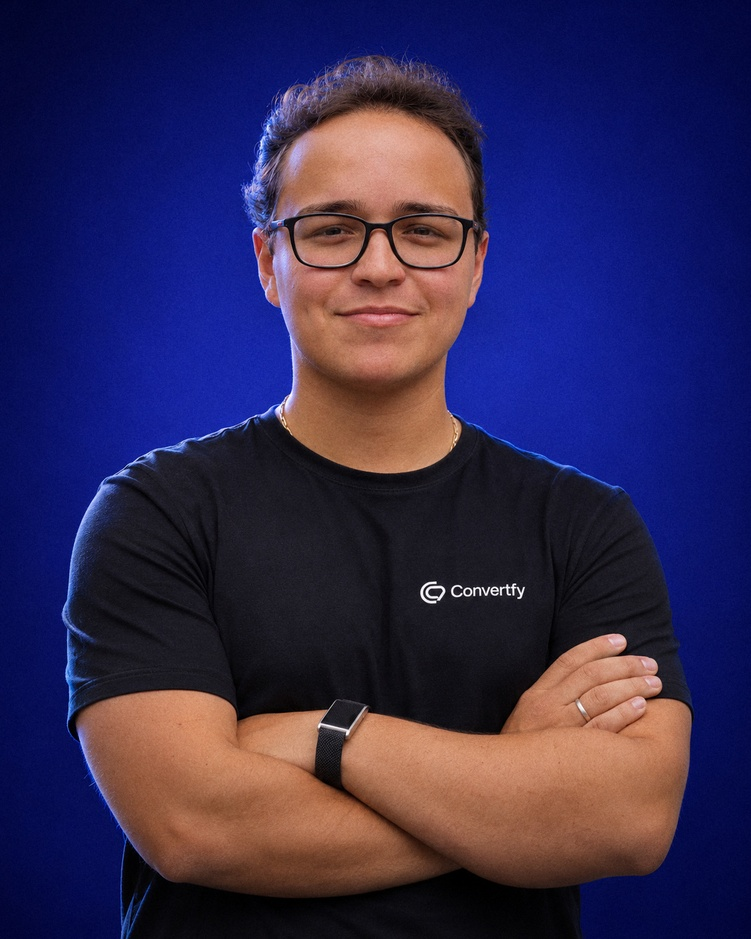
#> input picture marca/bruno-autoridade-foto.jpg, 751 x 939 px, shrunk from 1122 x 1402 before the run
$ python grain.py ../../../../marca/bruno-autoridade-foto.jpg ../../../../marca/bruno-autoridade.png 1.0 1.0
#> lines starting #> are read from the running program, lines starting #| are printed output that depends on the picture
#!/usr/bin/env python3
"""Granulado de filme sutil + leve vinheta. Pos-processamento, nao vai no prompt.

Uso: python3 grain.py entrada.png saida.jpg [amount] [vignette]
     amount   default 6.0  (abaixo de 4 quase nao aparece, acima de 10 fica sujo)
     vignette default 0.10 (0 desliga)
"""
import sys, pathlib
from PIL import Image, ImageFilter
import numpy as np


def grain(src, dst, amount=6.0, softness=0.5, vignette=0.10, seed=7):
#> called with dst = '../../../../marca/bruno-autoridade.png', amount = 1, softness = 0.5, vignette = 1, seed = 7
    im = Image.open(src).convert("RGB")
#> im is the input picture: PIL image 751x939 RGB; mean R, G, B 50.7, 41.7, 82.3
    a = np.asarray(im).astype(np.float32)
    h, w, _ = a.shape
#> h = 939; w = 751
    rng = np.random.default_rng(seed)

    # ruido monocromatico (grao de filme e majoritariamente luminancia)
    n = rng.normal(0.0, 1.0, (h, w)).astype(np.float32)
    if softness > 0:
        n = np.asarray(
            Image.fromarray(((n * 40) + 128).clip(0, 255).astype(np.uint8))
            .filter(ImageFilter.GaussianBlur(softness)),
            dtype=np.float32,
        )
        n = (n - 128) / 40.0

    # grao pesa mais nos meios-tons e some nas altas luzes, como filme de verdade
    lum = a.mean(axis=2) / 255.0
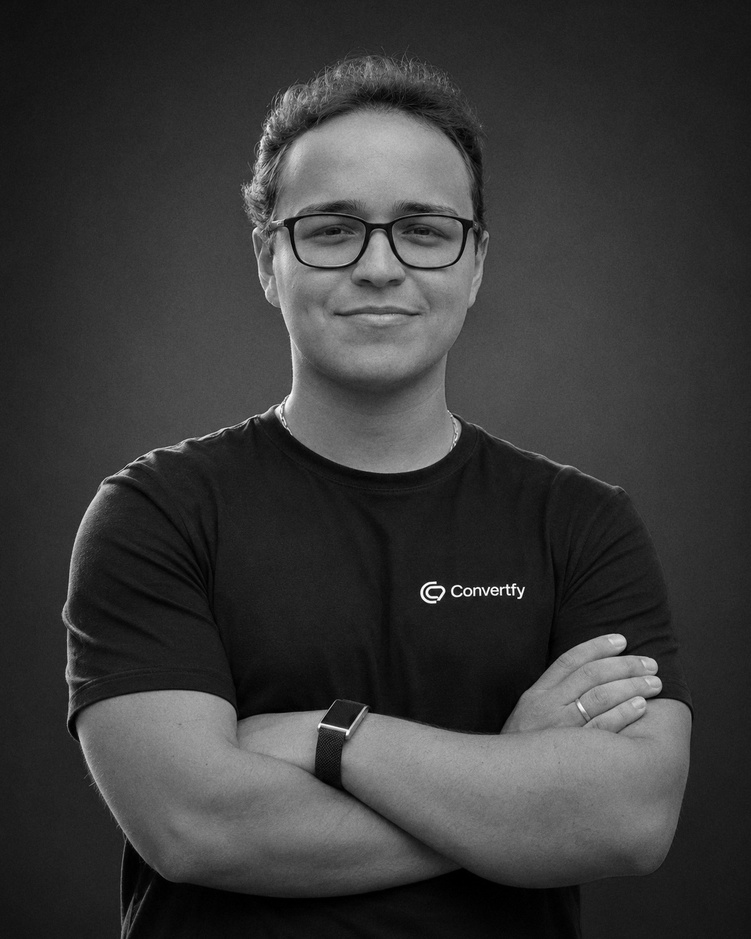
#> lum: shape (939, 751) float32; min 0, max 0.999, mean 0.228
    weight = (1.0 - (2.0 * lum - 1.0) ** 2) * 0.75 + 0.25
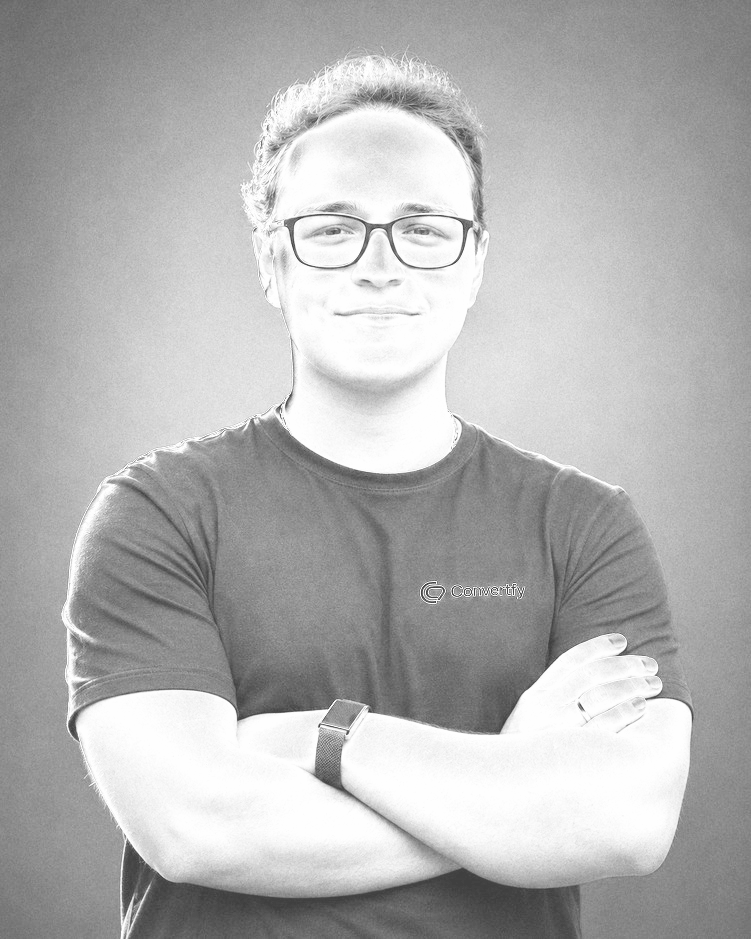
#> weight: shape (939, 751) float32; min 0.25, max 1, mean 0.701
    a += (n * amount * weight)[:, :, None]

    # vinheta discreta
    if vignette > 0:
        yy, xx = np.mgrid[0:h, 0:w]
        cy, cx = h / 2, w / 2
#> cy = 469.5; cx = 375.5
        r = np.sqrt(((yy - cy) / cy) ** 2 + ((xx - cx) / cx) ** 2) / np.sqrt(2)
        a *= (1.0 - vignette * (r ** 2.2))[:, :, None]
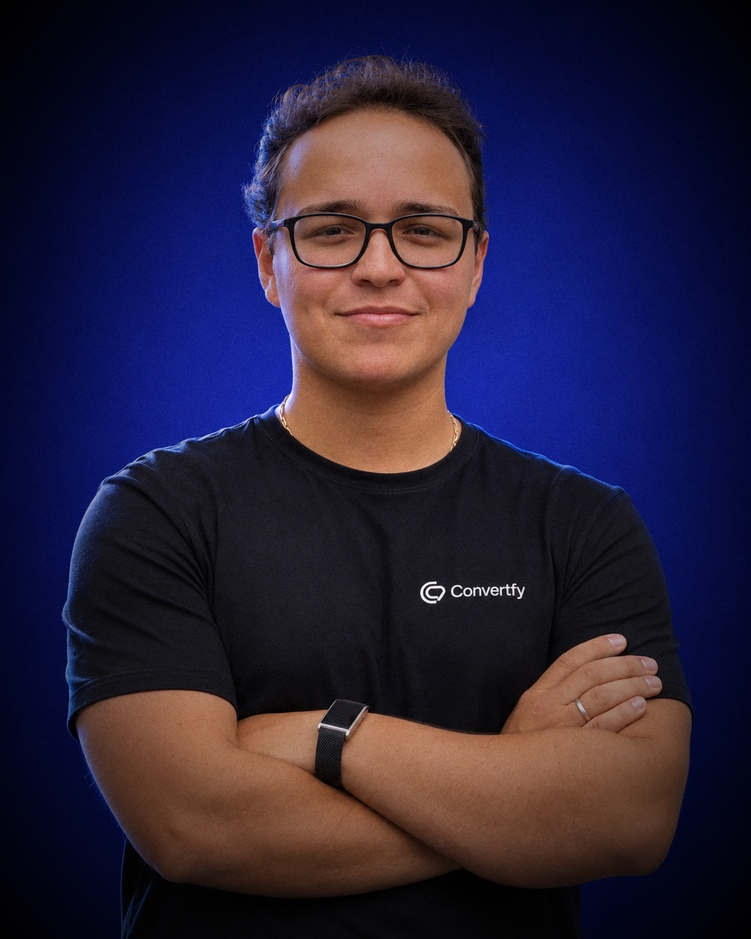
#> a: shape (939, 751, 3) float32; mean R, G, B 39.6, 32, 57.7; drawn with min black and max white

    out = Image.fromarray(a.clip(0, 255).astype(np.uint8))
    pathlib.Path(dst).parent.mkdir(parents=True, exist_ok=True)
    out.save(dst, quality=95, subsampling=0)
    print(f"OK {dst} {out.size}")
#| OK ../../../../marca/bruno-autoridade.png (751, 939)


if __name__ == "__main__":
    if len(sys.argv) < 3:
        print(__doc__, file=sys.stderr)
        sys.exit(2)
    src, dst = sys.argv[1], sys.argv[2]
    amt = float(sys.argv[3]) if len(sys.argv) > 3 else 6.0
    vig = float(sys.argv[4]) if len(sys.argv) > 4 else 0.10
    grain(src, dst, amount=amt, vignette=vig)

$ run again, on marca/bruno-recorte.png
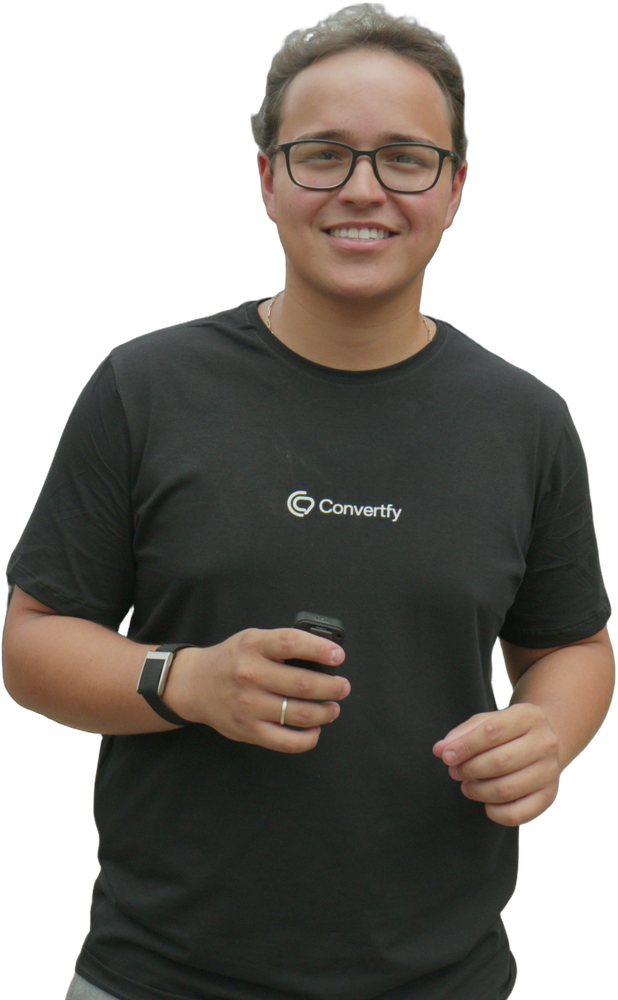
#> input picture marca/bruno-recorte.png, 618 x 1000 px, shrunk from 1094 x 1770 before the run
#> in grain, `weight = (1.0 - (2.0 * lum - 1.0) ** 2) * 0.75 + 0.25`:
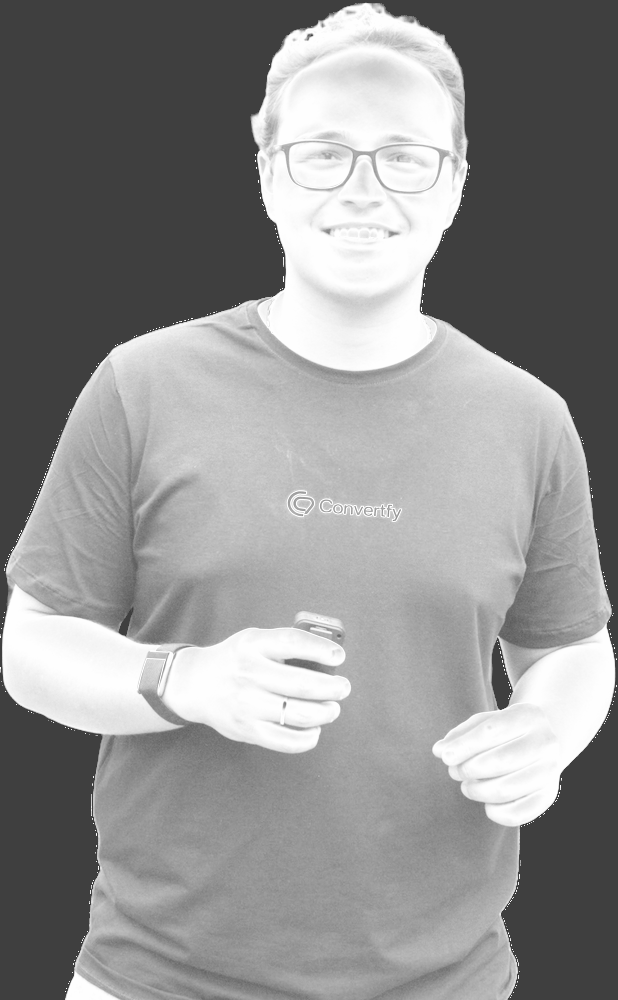
#> weight: shape (1000, 618) float32; min 0.25, max 1, mean 0.568
#> in grain, `a *= (1.0 - vignette * (r ** 2.2))[:, :, None]`:
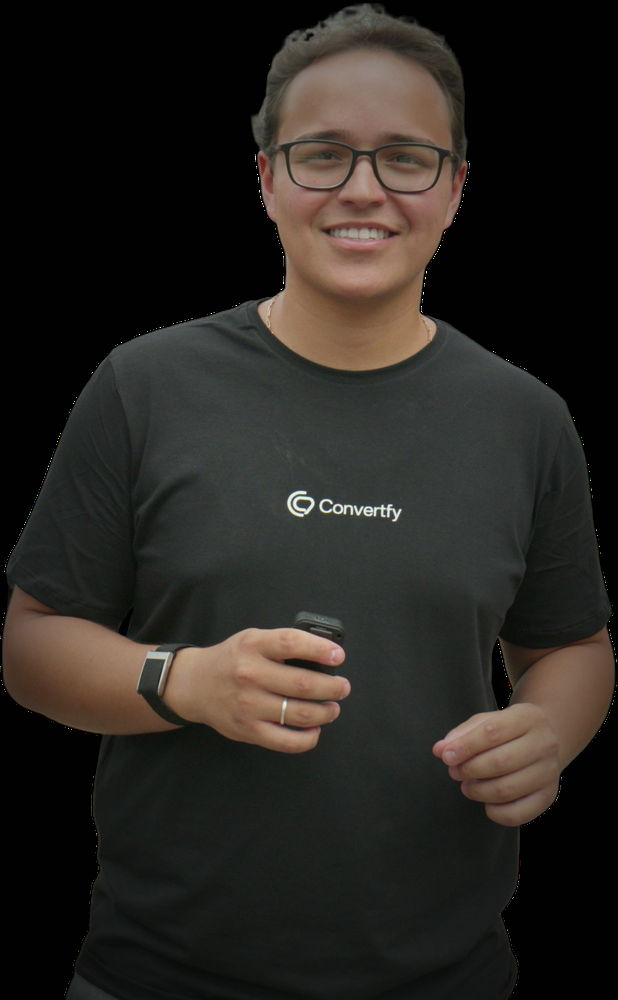
#> a: shape (1000, 618, 3) float32; mean R, G, B 36.4, 33.3, 29.3; drawn with min black and max white
#| OK ../../../../marca/bruno-recorte.png (618, 1000)

$ run again, on marca/equipe-recorte.png
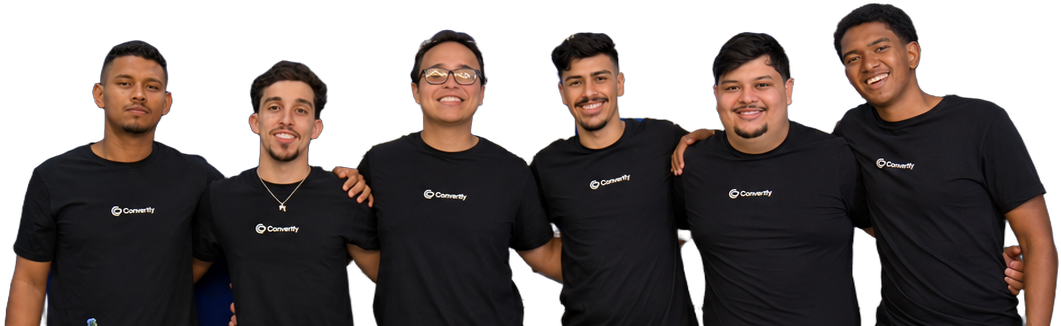
#> input picture marca/equipe-recorte.png, 1061 x 326 px
#> in grain, `weight = (1.0 - (2.0 * lum - 1.0) ** 2) * 0.75 + 0.25`:
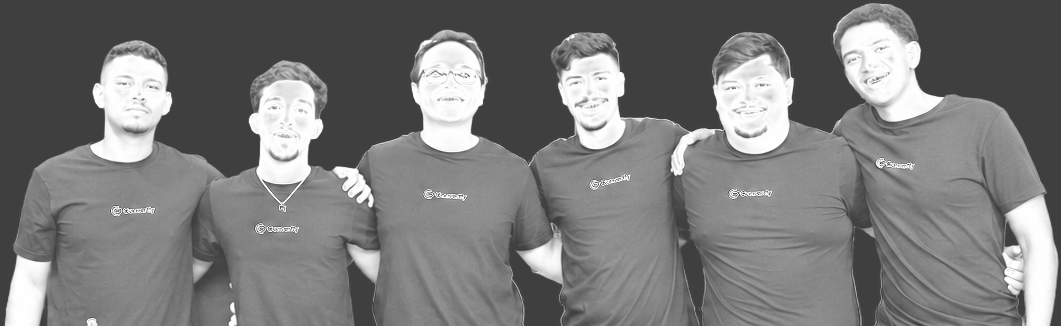
#> weight: shape (326, 1061) float32; min 0.25, max 1, mean 0.476
#> in grain, `a *= (1.0 - vignette * (r ** 2.2))[:, :, None]`:
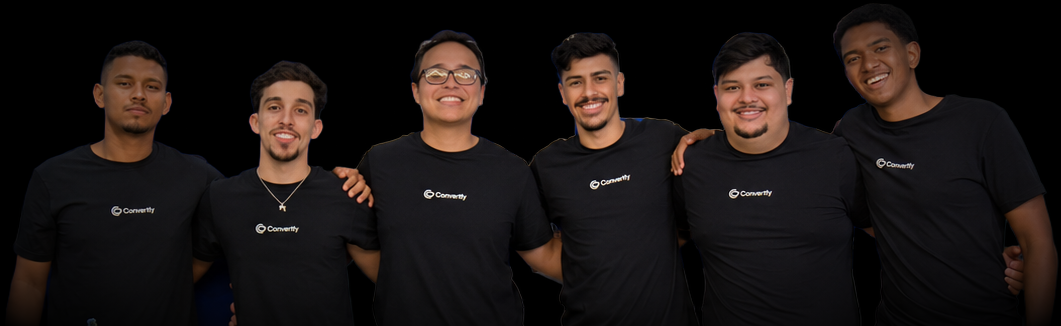
#> a: shape (326, 1061, 3) float32; mean R, G, B 25.4, 19.5, 18.2; drawn with min black and max white
#| OK ../../../../marca/equipe-recorte.png (1061, 326)
